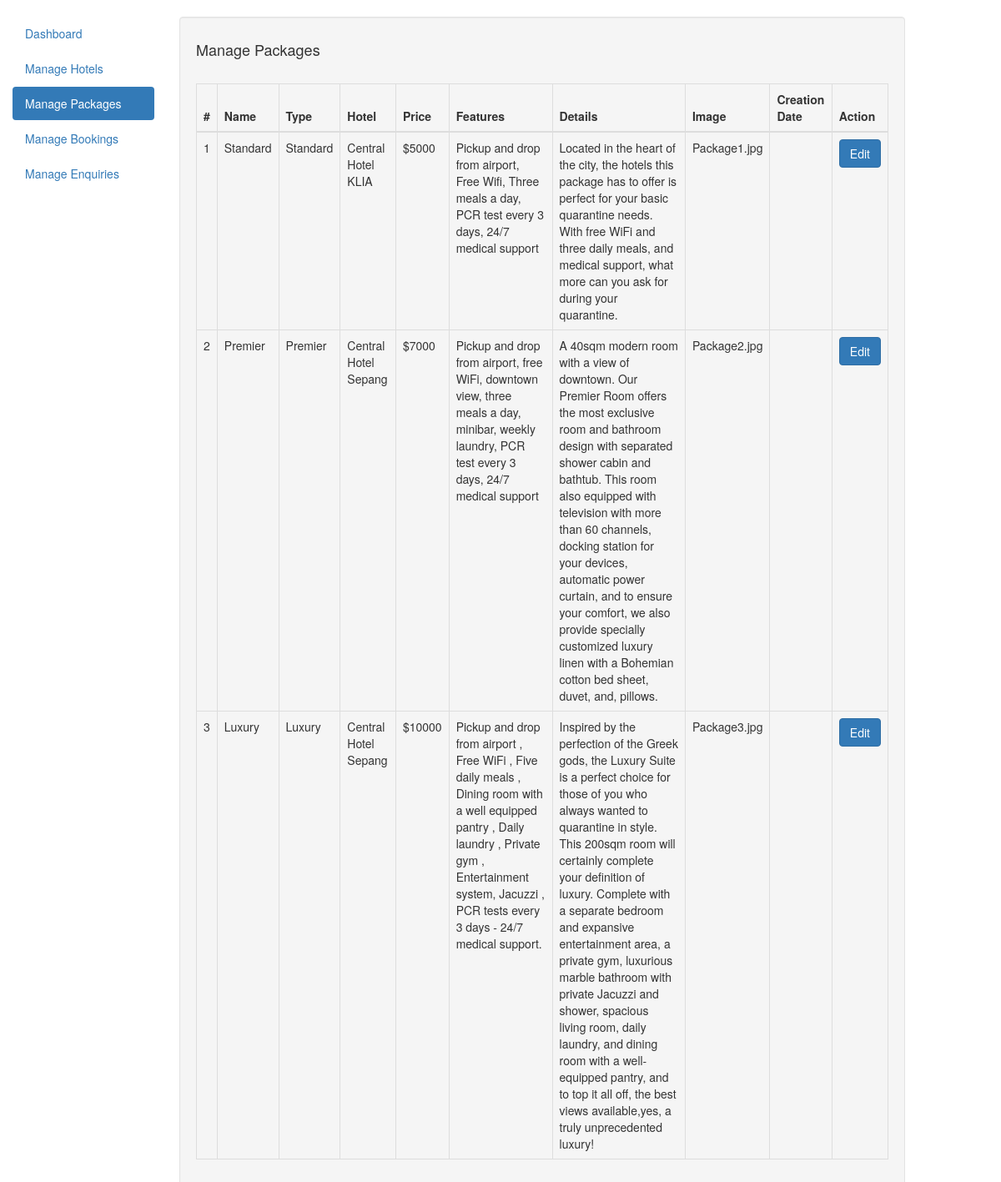
Page /admin/manage-packages.php (signed in) on the committed database.
### tables this page shows
CREATE TABLE `packages` (
  `htl_id` int(11) NOT NULL,
  `pkg_id` int(11) NOT NULL,
  `pkg_name` varchar(200) DEFAULT NULL,
  `pkg_type` varchar(150) DEFAULT NULL,
  `pkg_price` int(11) DEFAULT NULL,
  `pkg_features` varchar(255) DEFAULT NULL,
  `pkg_details` mediumtext DEFAULT NULL,
  `pkg_image` varchar(100) DEFAULT NULL,
  `creation_date` timestamp NULL DEFAULT NULL,
  `update_date` timestamp NULL DEFAULT NULL
);

CREATE TABLE `hotels` (
  `htl_id` int(11) NOT NULL,
  `htl_name` varchar(200) DEFAULT NULL,
  `htl_location` varchar(100) DEFAULT NULL,
  `htl_image` varchar(100) DEFAULT NULL,
  `creation_date` timestamp NULL DEFAULT current_timestamp(),
  `update_date` timestamp NULL DEFAULT NULL ON UPDATE current_timestamp()
);

### admin/manage-packages.php (the view, shortened to what this page needs)
<?php
include('includes/config.php');
if (strlen($_SESSION['alogin']) == 0) {
	header('location:dashboard.php');
} else {
?>
<!DOCTYPE html>
<html lang="en">
<head>
    <link rel="stylesheet" href="https://maxcdn.bootstrapcdn.com/bootstrap/3.4.1/css/bootstrap.min.css">
</head>
<body>
    <div class="container-fluid">
        <div class="row content">
            <div class="col-sm-3 col-md-2 sidebar">
                <br>
                <ul class="nav nav-pills nav-stacked">
                    <li><a href="dashboard.php">Dashboard</a></li>
                    <li><a href="manage-hotels.php">Manage Hotels</a></li>
                    <li class="active"><a href="manage-packages.php">Manage Packages</a></li>
                    <li><a href="manage-bookings.php">Manage Bookings</a></li>
                    <li><a href="manage-bookings.php">Manage Enquiries</a></li>
                </ul><br>
            </div>
            <br>
            <div class="col-sm-9">
                <div class="well">
                    <h4>Manage Packages</h4><br>
                    <table class="table table-bordered">
                        <thead>
                            <tr>
                                <th>#</th>
                                <th>Name</th>
                                <th>Type</th>
                                <th>Hotel</th>
                                <th>Price</th>
                                <th>Features</th>
                                <th>Details</th>
                                <th>Image</th>
                                <th>Creation Date</th>
                                <th>Action</th>
                            </tr>
                        </thead>
                        <tbody>
                            <?php $sql = "SELECT packages.pkg_id as pid,pkg_name as pname,pkg_type as type,pkg_price as price,pkg_features as features,pkg_details as details, pkg_image as image, packages.creation_date as pcreate, hotels.htl_name as hname from packages join hotels on hotels.htl_id=packages.htl_id";
                            $query = $dbh->prepare($sql);
                            $query->execute();
                            $results = $query->fetchAll(PDO::FETCH_OBJ);
                            $cnt = 1;
                            if ($query->rowCount() > 0) {
                                foreach ($results as $result) { ?>
                                    <tr>
                                        <td><?php echo htmlentities($cnt); ?></td>
                                        <td><?php echo htmlentities($result->pname); ?></td>
                                        <td><?php echo htmlentities($result->type); ?></td>
                                        <td><?php echo htmlentities($result->hname); ?></td>
                                        <td>$<?php echo htmlentities($result->price); ?></td>
                                        <td><?php echo htmlentities($result->features); ?></td>
                                        <td><?php echo htmlentities($result->details); ?></td>
                                        <td><?php echo htmlentities($result->image); ?></td>
                                        <td><?php echo htmlentities($result->pcreate); ?></td>
                                        <td><a href="update-package.php?pid=<?php echo htmlentities($result->pid); ?>"><button type="button" class="btn btn-primary">Edit</button></a></td>
                                    </tr>
                            <?php $cnt = $cnt + 1;
                                }
                            } ?>
                        </tbody>
                    </table>
                </div>
            </div>
        </div>
    </div>
</body>
</html>
<?php } ?>

### admin/manage-packages.php (style rules this page uses)
.row.content { height: 550px }

### rows in the picture
packages: pkg_name "Standard", pkg_type "Standard", htl.htl_name "Central Hotel KLIA", pkg_price "5000", pkg_features "Pickup and drop from airport, Free Wifi, Three meals a day, PCR test every 3 days, 24/7 medical support", pkg_details "Located in the heart of the city, the hotels this package has to offer is perfect for your basic quarantine needs. With free WiFi and three daily meals, and medical support, what more can you ask for during your quarantine.", pkg_image "Package1.jpg"
packages: pkg_name "Premier", pkg_type "Premier", htl.htl_name "Central Hotel Sepang", pkg_price "7000", pkg_features "Pickup and drop from airport, free WiFi, downtown view, three meals a day, minibar, weekly laundry, PCR test every 3 days, 24/7 medical support", pkg_details "A 40sqm modern room with a view of downtown. Our Premier Room offers the most exclusive room and bathroom design with separated shower cabin and bathtub. This room also equipped with television with more than 60 channels, docking station for your devices, automatic power curtain, and to ensure your comfort, we also provide specially customized luxury linen with a Bohemian cotton bed sheet, duvet, and, pillows.", pkg_image "Package2.jpg"
packages: pkg_name "Luxury", pkg_type "Luxury", htl.htl_name "Central Hotel Sepang", pkg_price "10000", pkg_features "Pickup and drop from airport , Free WiFi , Five daily meals , Dining room with a well equipped pantry , Daily laundry , Private gym , Entertainment system, Jacuzzi , PCR tests every 3 days - 24/7 medical support.", pkg_details "Inspired by the perfection of the Greek gods, the Luxury Suite is a perfect choice for those of you who always wanted to quarantine in style. This 200sqm room will certainly complete your definition of luxury. Complete with a separate bedroom and expansive entertainment area, a private gym, luxurious marble bathroom with private Jacuzzi and shower, spacious living room, daily laundry, and dining room with a well-equipped pantry, and to top it all off, the best views available,yes, a truly unprecedented luxury!", pkg_image "Package3.jpg"
